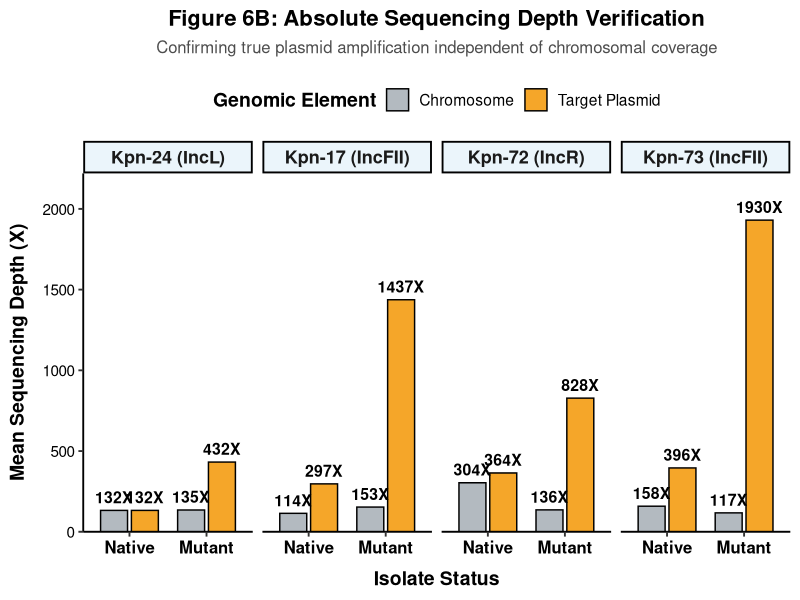
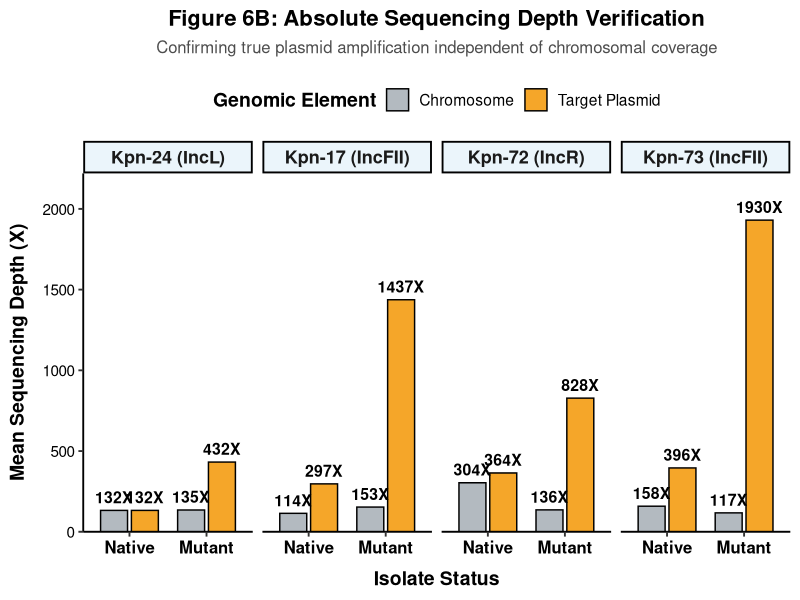

These figures' R source, in order:
library(ggplot2)
library(dplyr)

# 1. TẠO DỮ LIỆU TỪ DEEP_DIVE_SUMMARY CHO CẢ 4 CẶP ISOLATE
depth_data <- data.frame(
  Pair = c(rep("Kpn-24 (IncL)", 4), rep("Kpn-17 (IncFII)", 4), 
           rep("Kpn-72 (IncR)", 4), rep("Kpn-73 (IncFII)", 4)),
  Status = rep(c("Native", "Native", "Mutant", "Mutant"), 4),
  Replicon = rep(c("Chromosome", "Target Plasmid", "Chromosome", "Target Plasmid"), 4),
  Absolute_Depth = c(
    # Kpn-24 (Native Chr: 132.3 | Mutant Chr: 134.9 | PCN: 1.0X -> 3.2X)
    132.3, 132.3 * 1.0,   
    134.9, 134.9 * 3.2,   
    
    # Kpn-17 (Native Chr: 114.1 | Mutant Chr: 152.9 | PCN: 2.6X -> 9.4X)
    114.1, 114.1 * 2.6,   
    152.9, 152.9 * 9.4,   
    
    # Kpn-72 (Native Chr: 303.5 | Mutant Chr: 135.7 | PCN: 1.2X -> 6.1X)
    303.5, 303.5 * 1.2,   
    135.7, 135.7 * 6.1,   
    
    # Kpn-73 (Native Chr: 158.2 | Mutant Chr: 117.0 | PCN: 2.5X -> 16.5X)
    158.2, 158.2 * 2.5,   
    117.0, 117.0 * 16.5   
  )
)

# 2. XỬ LÝ ĐỊNH DẠNG VÀ THỨ TỰ
depth_data$Status <- factor(depth_data$Status, levels = c("Native", "Mutant"))
depth_data$Replicon <- factor(depth_data$Replicon, levels = c("Chromosome", "Target Plasmid"))
depth_data$Pair <- factor(depth_data$Pair, levels = c("Kpn-24 (IncL)", "Kpn-17 (IncFII)", "Kpn-72 (IncR)", "Kpn-73 (IncFII)"))

# 3. VẼ BIỂU ĐỒ 6B VỚI 4 PANEL
fig6b <- ggplot(depth_data, aes(x = Status, y = Absolute_Depth, fill = Replicon)) +
  geom_col(position = position_dodge(width = 0.8), color = "black", width = 0.7, alpha = 0.9) +
  
  # Chia thành 4 panel (sử dụng nrow = 1 để dàn ngang cho đẹp)
  facet_wrap(~Pair, scales = "free_x", nrow = 1) +
  
  geom_text(aes(label = paste0(round(Absolute_Depth, 0), "X")),
            position = position_dodge(width = 0.8), 
            vjust = -0.6, size = 4, fontface = "bold") +
            
  scale_fill_manual(values = c("Chromosome" = "#ABB2B9", "Target Plasmid" = "#F39C12")) +
  
  # Mở rộng trục Y để text không bị cắt
  scale_y_continuous(expand = expansion(mult = c(0, 0.15))) +
  
  labs(
    title = "Figure 6B: Absolute Sequencing Depth Verification",
    subtitle = "Confirming true plasmid amplification independent of chromosomal coverage",
    x = "Isolate Status",
    y = "Mean Sequencing Depth (X)",
    fill = "Genomic Element"
  ) +
  
  theme_classic(base_size = 14) +
  theme(
    plot.title = element_text(face = "bold", size = 16, hjust = 0.5),
    plot.subtitle = element_text(size = 12, hjust = 0.5, color = "grey30", margin = margin(b = 15)),
    axis.text.x = element_text(face = "bold", color = "black", size = 12),
    axis.text.y = element_text(color = "black", size = 11),
    axis.title.x = element_text(margin = margin(t = 10), face = "bold"),
    axis.title.y = element_text(margin = margin(r = 10), face = "bold"),
    strip.text = element_text(face = "bold", size = 13),
    strip.background = element_rect(fill = "#EBF5FB", color = "black"),
    legend.position = "top",
    legend.title = element_text(face = "bold")
  )

print(fig6b)

# 4. XUẤT ẢNH CHẤT LƯỢNG CAO (Nên tăng width lên 12 để ảnh chữ nhật dài vừa 4 cột)
ggsave("Figure_6B_Absolute_Depth.png", plot = fig6b, width = 12, height = 6, dpi = 300, bg = "white")
